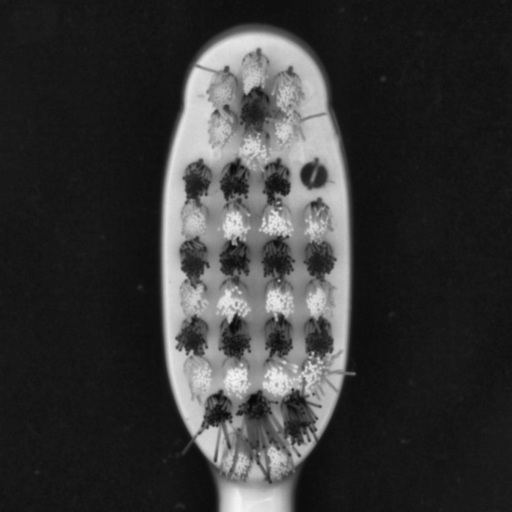
#> input picture split_dataset/train/defective/002.png, 1024 x 1024 px (shown at 1/2 size); its folder holds only this picture in this run
$ python run_avs_detector.py
#> lines starting #> are read from the running program, lines starting #| are printed output that depends on the picture; after the words box and inside, x2 and y2 are one past the last pixel; in counts of white or black regions, pixels touching at a corner belong together
### scripts/avs_detector.py
import os
import cv2
import numpy as np
import pandas as pd
from sklearn.metrics import classification_report, confusion_matrix


def fiber_score(img_path, crop_x=200):

#> called with img_path = 'split_dataset/train/defective/002.png', crop_x = 200
    img = cv2.imread(img_path, cv2.IMREAD_GRAYSCALE)
#> img is the input picture: shape (1024, 1024); min 7, max 244, mean 55

    h, w = img.shape
#> h = 1024; w = 1024
    if w > 2 * crop_x:
        img = img[:, crop_x:-crop_x]
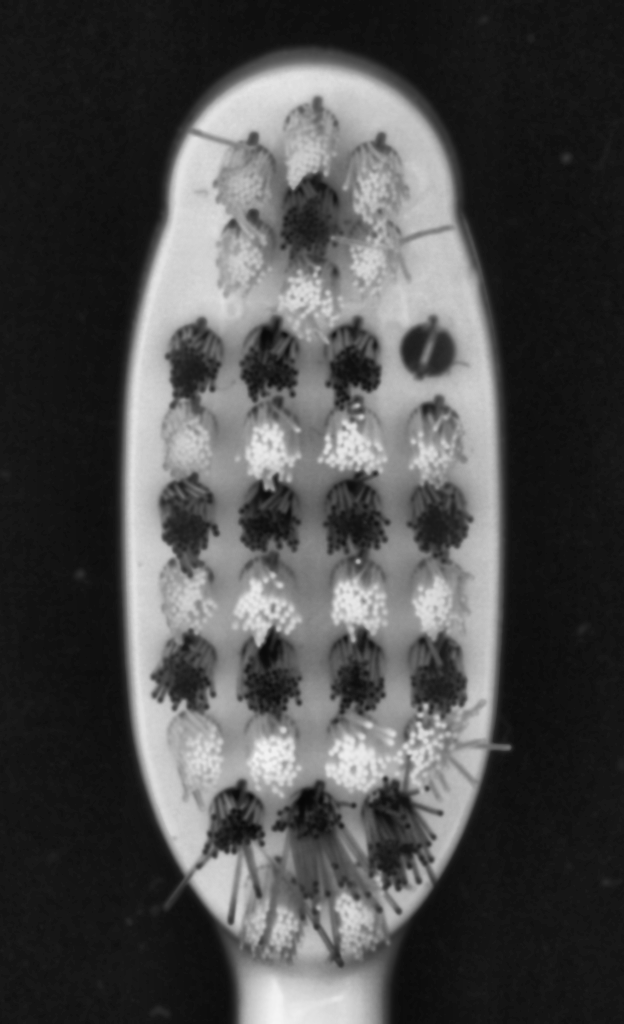
#> img: shape (1024, 624); min 7, max 244, mean 76.1

    img = cv2.GaussianBlur(img, (5,5), 0)

    kernel = cv2.getStructuringElement(cv2.MORPH_ELLIPSE, (15,15))
    tophat = cv2.morphologyEx(img, cv2.MORPH_TOPHAT, kernel)
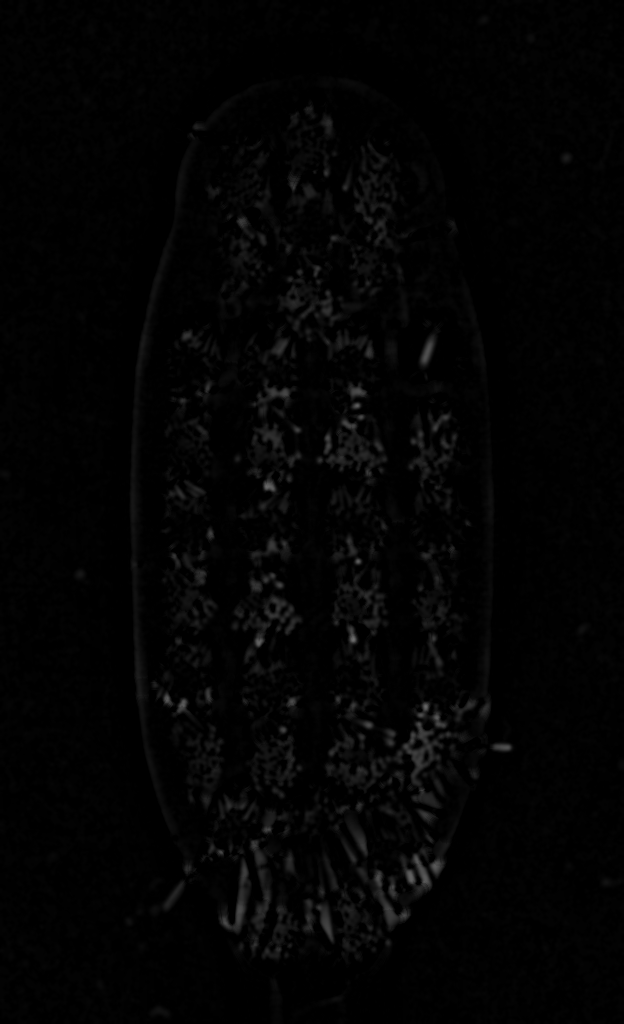
#> tophat: shape (1024, 624); min 0, max 112, mean 3.3

    _, th = cv2.threshold(tophat, 40, 255, cv2.THRESH_BINARY)
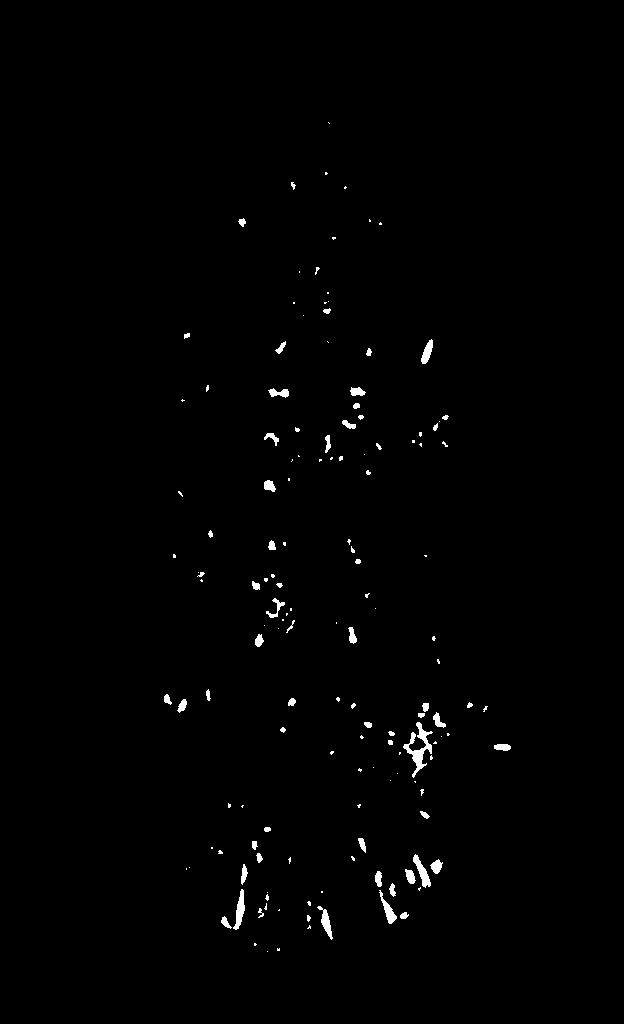
#> th: shape (1024, 624); 0.8% white; 146 white regions (86 under 20 px), largest, box (x1, y1, x2, y2) and area: (403, 722, 433, 778) 513, (233, 889, 245, 930) 238, (413, 854, 431, 888) 235

    num, labels, stats, _ = cv2.connectedComponentsWithStats(th)
#> labels: shape (1024, 624) int32; 147 distinct labels, from 0 to 146
#> num = 147; stats = 147 rows, first 6: [0, 0, 624, 1024, 633868], [328, 122, 2, 2, 2], [325, 172, 3, 3, 7], [291, 182, 5, 8, 22], [344, 186, 3, 3, 6], [238, 218, 8, 9, 44]

    score = 0
    for i in range(1, num):
        area = stats[i, cv2.CC_STAT_AREA]
        if 10 < area < 400:
            score += area
#> this loop made 146 passes
#> (area, score) on passes 3, 5, 15, 17, 18, 19, 21, 23, 24, 26, 27, 28: (22, 22), (44, 66), (32, 116), (26, 142), (166, 308), (61, 369), (33, 402), (102, 520), (124, 644), (34, 678), (21, 699), (24, 723)
#> after the loop, score = 4348

    return score


def gather_features(dataset_path):

    rows = []

    for label_name in os.listdir(dataset_path):

        label_path = os.path.join(dataset_path, label_name)

        if not os.path.isdir(label_path):
            continue

        label = 0 if label_name.lower() == "good" else 1

        for f in os.listdir(label_path):

            if not f.lower().endswith(".png"):
                continue

            img_path = os.path.join(label_path, f)

            score = fiber_score(img_path)
#> score = 4348

            rows.append({
                "file": f,
                "fiber_score": score,
                "label": label
            })
#> pass 2 of the loop in gather_features, `for label_name in os.listdir(dataset_path):`:
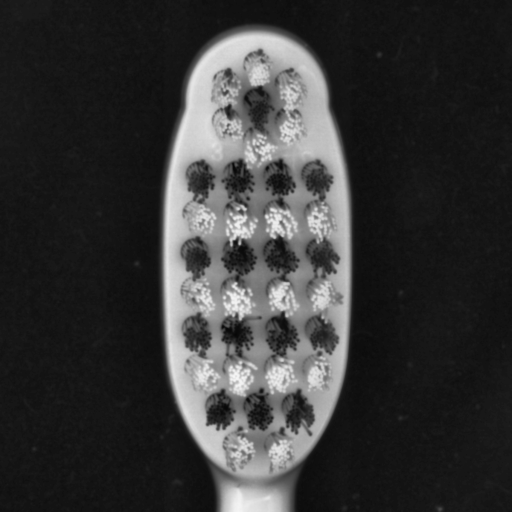
#> input picture split_dataset/train/good/001.png, 1024 x 1024 px (shown at 1/2 size)
#> in fiber_score, img is the input picture: shape (1024, 1024); min 7, max 244, mean 54.6
#> in fiber_score (call 2), `_, th = cv2.threshold(tophat, 40, 255, cv2.THRESH_BINARY)`:
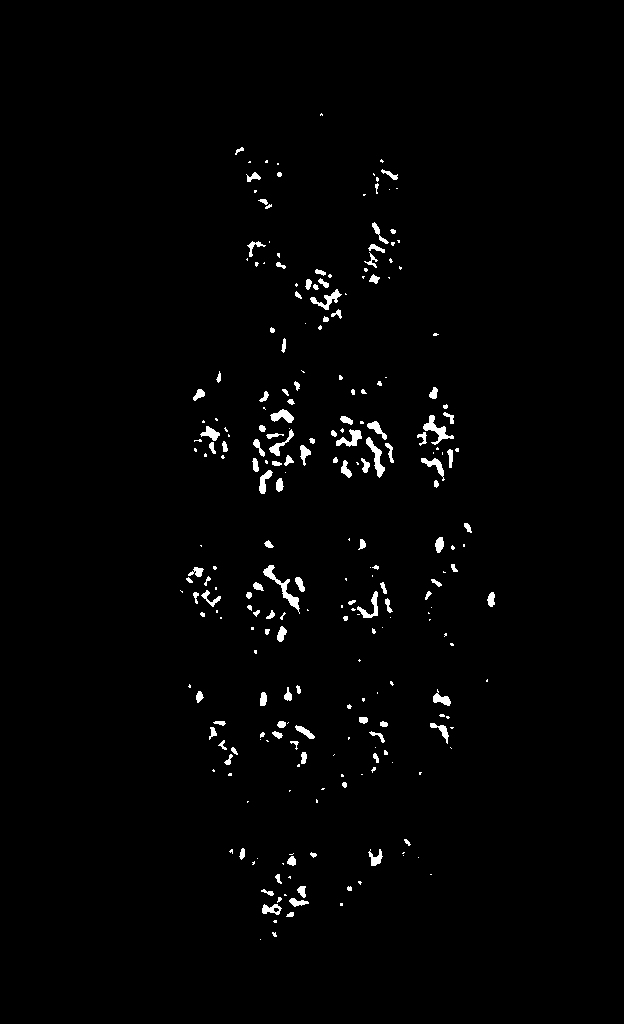
#> th: shape (1024, 624); 1.5% white; 254 white regions (129 under 20 px), largest, box (x1, y1, x2, y2) and area: (263, 565, 300, 614) 355, (423, 415, 454, 445) 289, (366, 437, 385, 478) 263
#> in fiber_score (call 2), `num, labels, stats, _ = cv2.connectedComponentsWithStats(th)`:
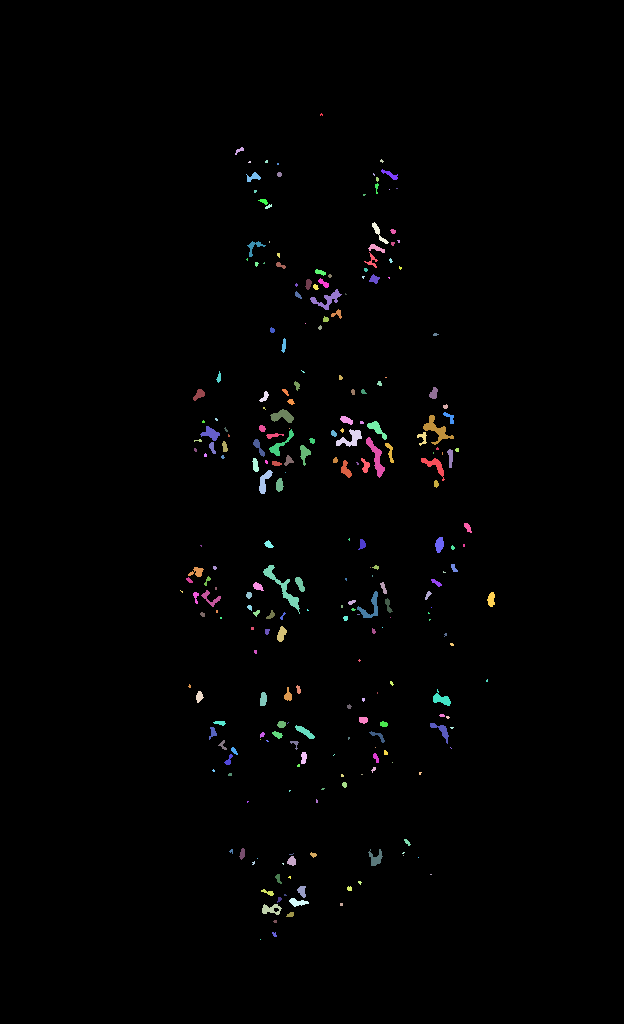
#> labels: shape (1024, 624) int32; 255 distinct labels, from 0 to 254; one colour per label, 0 black
#> num = 255; stats = 255 rows, first 6: [0, 0, 624, 1024, 629530], [320, 113, 3, 3, 6], [235, 147, 9, 8, 31], [380, 159, 4, 4, 9], [248, 161, 3, 2, 5], [265, 160, 3, 3, 8]
#> the loop in fiber_score (call 2), `for i in range(1, num):` made 254 passes
#> (area, score) on passes 2, 7, 8, 9, 12, 17, 18, 19: (31, 31), (70, 101), (75, 176), (21, 197), (24, 233), (34, 267), (20, 287), (97, 384)
#> after the loop in fiber_score (call 2), `for i in range(1, num):`: score = 8976

    return pd.DataFrame(rows)


# [20 lines left out: functions train_thresholds, evaluate, not called in this run]

### scripts/run_avs_detector.py
"""Run the AVS-lab-based detector (Area & Holes) with Grid Search."""
import argparse
import os
import numpy as np
from sklearn.metrics import f1_score, accuracy_score
from avs_detector import gather_features, train_thresholds, evaluate

def main():
    parser = argparse.ArgumentParser(description='Run AVS detector (Area and Holes)')
    parser.add_argument('--k-area', type=float, default=2.0, help='Mnożnik dla wystających włosków')
    parser.add_argument('--k-holes', type=float, default=3.0, help='Mnożnik tolerancji dla dziur')
    parser.add_argument('--thr-area', type=float, default=None, help='Ręczny próg dla włosków')
    parser.add_argument('--thr-holes', type=float, default=None, help='Ręczny próg dla dziur')

    # NOWA FLAGA: Uruchamia tryb szukania optymalnych parametrów
    parser.add_argument('--search', action='store_true', help='Uruchom automatyczne szukanie najlepszych mnożników k')

    args = parser.parse_args()

    base = os.path.abspath(os.path.join(os.path.dirname(__file__), '..'))
    data_train = os.path.join(base, 'split_dataset', 'train')
    data_val = os.path.join(base, 'split_dataset', 'val')

    print(f"Rozpoczynam ekstrakcję cech z folderu TRENINGOWEGO: {data_train}")
    df_train = gather_features(data_train)
#> df_train = table of 2 rows and 3 columns

    print(f"Rozpoczynam ekstrakcję cech z folderu WALIDACYJNEGO: {data_val}")
    df_val = gather_features(data_val)

    # ==========================================
    # TRYB POSZUKIWAŃ (GRID SEARCH)
    # ==========================================
    if args.search:
        print("\n=== ROZPOCZYNAM AUTOMATYCZNE SZUKANIE PARAMETRÓW ===")
        print("Sprawdzam kombinacje k_area i k_holes (od 0.0 do 5.0 ze skokiem 0.5)...")

        best_f1 = -1.0
        best_acc = -1.0
        best_k_area = 0
        best_k_holes = 0
        best_thr_a = 0
        best_thr_h = 0

        # Tworzymy listę parametrów: [0.0, 0.5, 1.0, 1.5 ... 5.0]
        k_values = np.arange(0.0, 5.5, 0.5)
        y_true_val = df_val['label'].astype(int)

        # Szybka podwójna pętla po parametrach
        for k_a in k_values:
            for k_h in k_values:
                # 1. Wyliczamy progi dla aktualnego zestawu 'k'
                thr_a, thr_h = train_thresholds(df_train, k_area=k_a, k_holes=k_h)

                # 2. Cicha ewaluacja (bez printowania i wyskakujących okienek)
                preds = ((df_val['bristle_area'] > thr_a) | (df_val['holes_area'] > thr_h)).astype(int)

                # 3. Wyliczamy wynik: skupiamy się na F1 (najlepszy balans między błędami)
                current_f1 = f1_score(y_true_val, preds, average='macro', zero_division=0)
                current_acc = accuracy_score(y_true_val, preds)

                # 4. Sprawdzamy, czy ten zestaw jest lepszy niż dotychczasowy rekordzista
                if current_f1 > best_f1 or (current_f1 == best_f1 and current_acc > best_acc):
                    best_f1 = current_f1
                    best_acc = current_acc
                    best_k_area = k_a
                    best_k_holes = k_h
                    best_thr_a = thr_a
                    best_thr_h = thr_h

        print(f"\n✅ ZNALEZIONO NAJLEPSZE PARAMETRY!")
        print(f" -> Optymalne k_area  = {best_k_area}")
        print(f" -> Optymalne k_holes = {best_k_holes}")
        print(f" -> Osiągnięte wyniki: Macro F1 = {best_f1:.2f} | Accuracy = {best_acc:.2f}")
        print("\n=== ODPALAM PEŁNĄ EWALUACJĘ DLA NAJLEPSZEGO WYNIKU ===")

        # Przypisujemy najlepsze progi do ostatecznej ewaluacji
        thr_a = best_thr_a
        thr_h = best_thr_h

    # ==========================================
    # TRYB STANDARDOWY (Pojedyncze uruchomienie)
    # ==========================================
    else:
        if args.thr_area is not None and args.thr_holes is not None:
            print("Używam narzuconych z góry progów (pomijam uczenie).")
            thr_a = args.thr_area
            thr_h = args.thr_holes
        else:
            dobre_szczoteczki_train = df_train[df_train['label'] == 0]
            if len(dobre_szczoteczki_train) == 0:
                print("UWAGA: Brak dobrych szczoteczek do nauki! Ustawiam wartości domyślne.")
                thr_a = 315500.0
                thr_h = 250.0
            else:
                print(f"Wyliczam progi dla k_area={args.k_area} i k_holes={args.k_holes}...")
                thr_a, thr_h = train_thresholds(df_train, k_area=args.k_area, k_holes=args.k_holes)

    # Końcowe wypisanie błędów (i otwieranie okienek debugera)
    report, cm = evaluate(df_val, thr_a, thr_h)

    print('\n--- Podsumowanie ---')
    print(f'thresholds: bristle_area= {thr_a:.2f} | holes_area= {thr_h:.2f}')
    print(report)
    print('confusion matrix:\n', cm)

if __name__ == '__main__':
#> (the run stopped early here; a loop or call above may not have finished)
